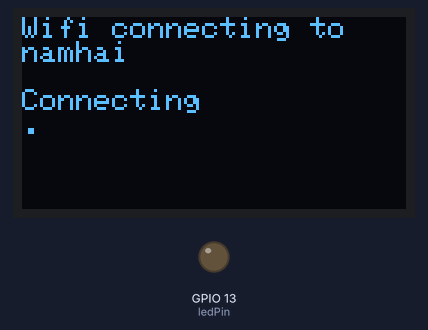
Recording of a sketch running on a simulated ESP8266 (NodeMCU). On the bench: 128×64 one-colour display, output pins drawn as LEDs (lit = HIGH). WiFi joins after 1.5 s; servers stay silent unless stated; the local clock reads 2024-03-15 10:24:30 at power-on unless the sketch sets it; what the sketch prints to the serial monitor is not drawn.

Above: at 0.7 s.
At 1.8 s:
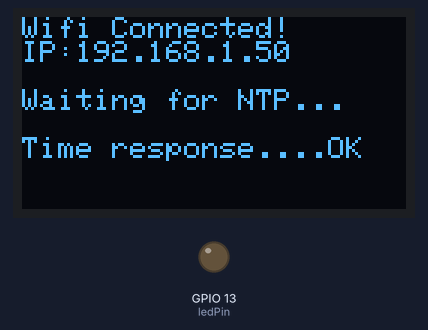
At 2.8 s:
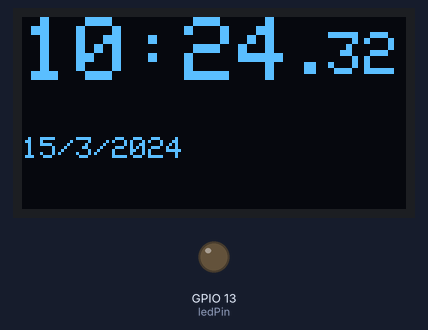
At 11.0 s:
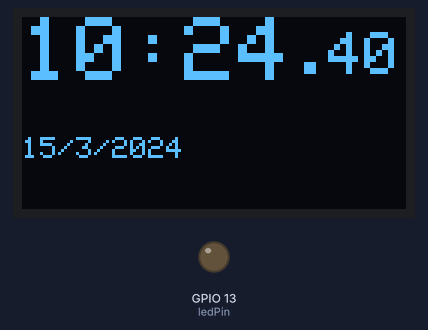
At 20.3 s:
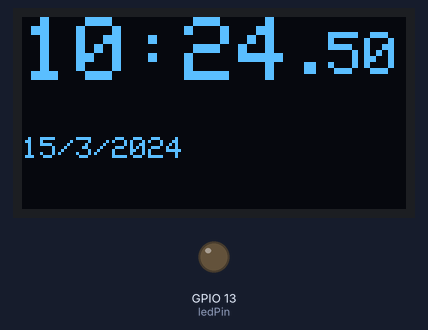
At 38.7 s:
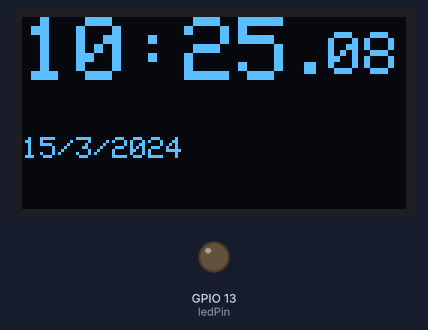

Measured:
- what the display in image 1 shows lasts 1.1 s, from 1.7 s to 2.8 s

The sketch:

NODEMCU_OLED_CLOCK.ino
```cpp
#include <ESP8266WiFi.h>
#include <time.h>

#include <SPI.h>
#include <Wire.h>
#include <Adafruit_GFX.h>
#include <Adafruit_SSD1306.h>

#define OLED_RESET LED_BUILTIN  //4
Adafruit_SSD1306 display(OLED_RESET);

const char* ssid = "namhai";
const char* password = "77namhai";

int ledPin = 13;

int timezone = 7 * 3600;
int dst = 0;


void setup() {

  display.begin(SSD1306_SWITCHCAPVCC, 0x3C);

  // Clear the buffer.
  display.clearDisplay();
  display.display();

  pinMode(ledPin,OUTPUT);
  digitalWrite(ledPin,LOW);

  Serial.begin(115200);

  display.setTextSize(1);
  display.setTextColor(WHITE);

  display.setCursor(0,0);
  display.println("Wifi connecting to ");
  display.println( ssid );

  WiFi.begin(ssid,password);

  display.println("\nConnecting");

  display.display();

  while( WiFi.status() != WL_CONNECTED ){
      delay(500);
      display.print(".");
      display.display();
  }

  // Clear the buffer.
  display.clearDisplay();
  display.display();
  display.setCursor(0,0);

  display.println("Wifi Connected!");
  display.print("IP:");
  display.println(WiFi.localIP() );

  display.display();

  configTime(timezone, dst, "pool.ntp.org","time.nist.gov");
  display.println("\nWaiting for NTP...");

  while(!time(nullptr)){
     Serial.print("*");

     delay(1000);
  }
  display.println("\nTime response....OK");
  display.display();
  delay(1000);

  display.clearDisplay();
  display.display();
}

void loop() {

  time_t now = time(nullptr);
  struct tm* p_tm = localtime(&now);

  Serial.print(p_tm->tm_mday);
  Serial.print("/");
  Serial.print(p_tm->tm_mon + 1);
  Serial.print("/");
  Serial.print(p_tm->tm_year + 1900);

  Serial.print(" ");

  Serial.print(p_tm->tm_hour);
  Serial.print(":");
  Serial.print(p_tm->tm_min);
  Serial.print(":");
  Serial.println(p_tm->tm_sec);

  // Clear the buffer.
  display.clearDisplay();

  display.setTextSize(3);
  display.setTextColor(WHITE);

  display.setCursor(0,0);
  display.print(p_tm->tm_hour);
  display.print(":");
  if( p_tm->tm_min <10)
    display.print("0");
  display.print(p_tm->tm_min);

  display.setTextSize(2);
  display.setCursor(90,5);
  display.print(".");
  if( p_tm->tm_sec <10)
    display.print("0");
  display.print(p_tm->tm_sec);

  display.setTextSize(1);
  display.setCursor(0,40);
  display.print(p_tm->tm_mday);
  display.print("/");
  display.print(p_tm->tm_mon + 1);
  display.print("/");
  display.print(p_tm->tm_year + 1900);

  display.display();

  delay(1000); // update every 1 sec

}
```
